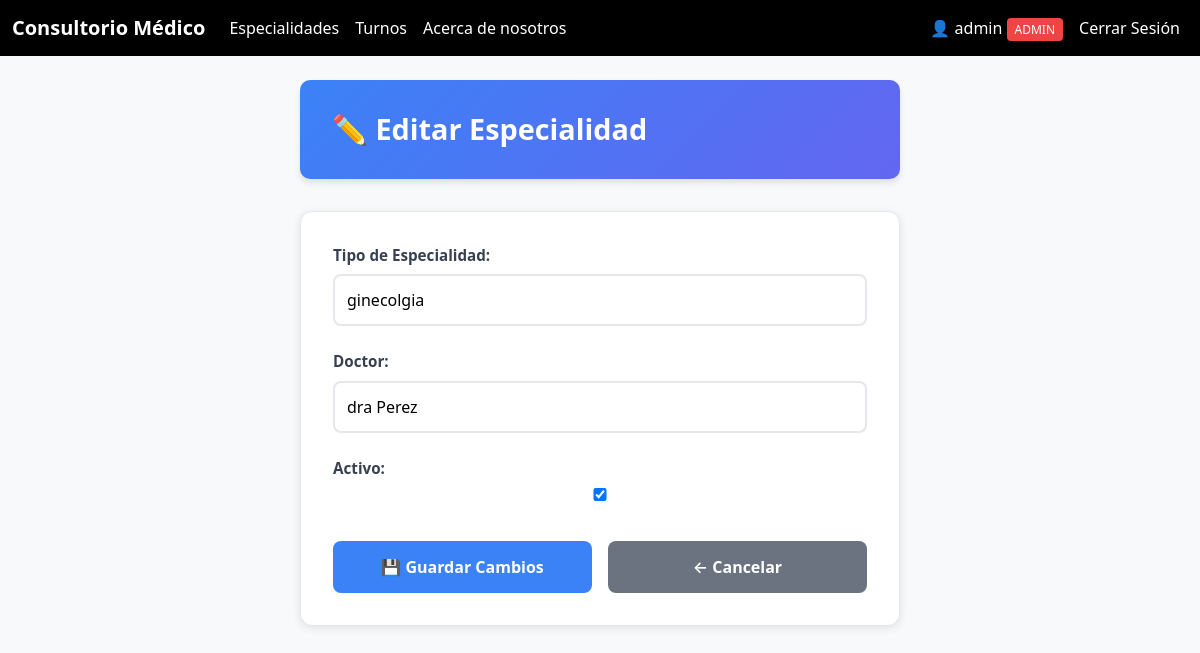
The page /esp/6/editar/ (signed in) on the database as committed earlier.
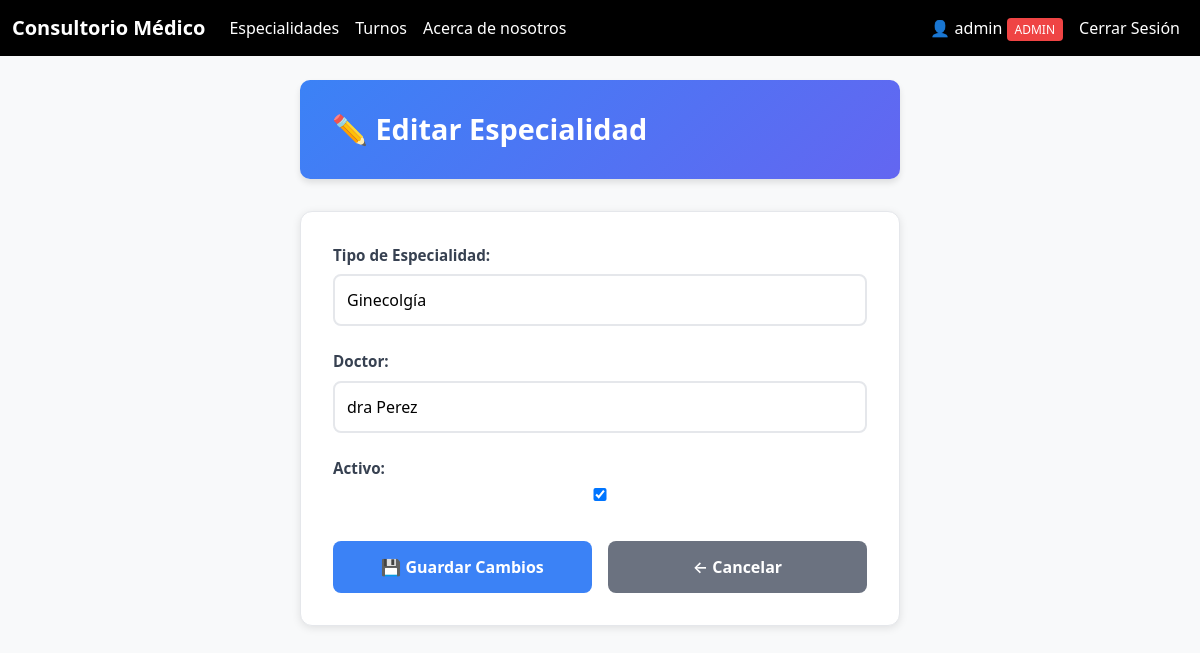
The same page on the database as committed later.
### Especialidad/models.py (models this page shows, shortened)
class Especialidad(models.Model):
    tipo = models.CharField(max_length=100, verbose_name="Tipo de Especialidad")
    doctor = models.CharField(max_length=150, verbose_name="Doctor")
    activo = models.BooleanField(default=True, verbose_name="Activo")  # Para desactivar sin eliminar
    class Meta:
        verbose_name = "Especialidad"
        verbose_name_plural = "Especialidades"
        ordering = ['tipo']  # Ordenar alfabéticamente
        permissions = [
            ("puede_gestionar_especialidades", "Puede gestionar especialidades"),
        ]

### Especialidad/views.py (the view)
# urls.py: path('<int:pk>/editar/', EditarEspecialida.as_view(), name='editar_especialidad'),
class EditarEspecialida(LoginRequiredMixin, EsAdminMixin, UpdateView):
    model = Especialidad
    template_name = 'Editar_especialidad.html'
    fields = ['tipo', 'doctor', 'activo']
    success_url = reverse_lazy('lista_especialidades')

### Especialidad/views.py (called while the page is built)
    def test_func(self):
        return self.request.user.is_superuser or self.request.user.is_staff

### Especialidad/templates/Editar_especialidad.html (shortened to what this page needs)
{% extends 'base.html' %}
{% block content %}
<div class="form-container">
    <div class="form-header">
        <h3>✏️ Editar Especialidad</h3>
    </div>
    <div class="form-card">
        <form method="POST">
            {{ form.as_p }}
            <div class="form-actions">
                <button class="btn-guardar">💾 Guardar Cambios</button>
                <a href="/esp/" class="btn-salir">← Cancelar</a>
            </div>
        </form>
    </div>
</div>
{% endblock %}

Rows that differ between the two databases and show on the page:
changed Especialidad "dra Perez": tipo "ginecolgia" → "Ginecolgía"
